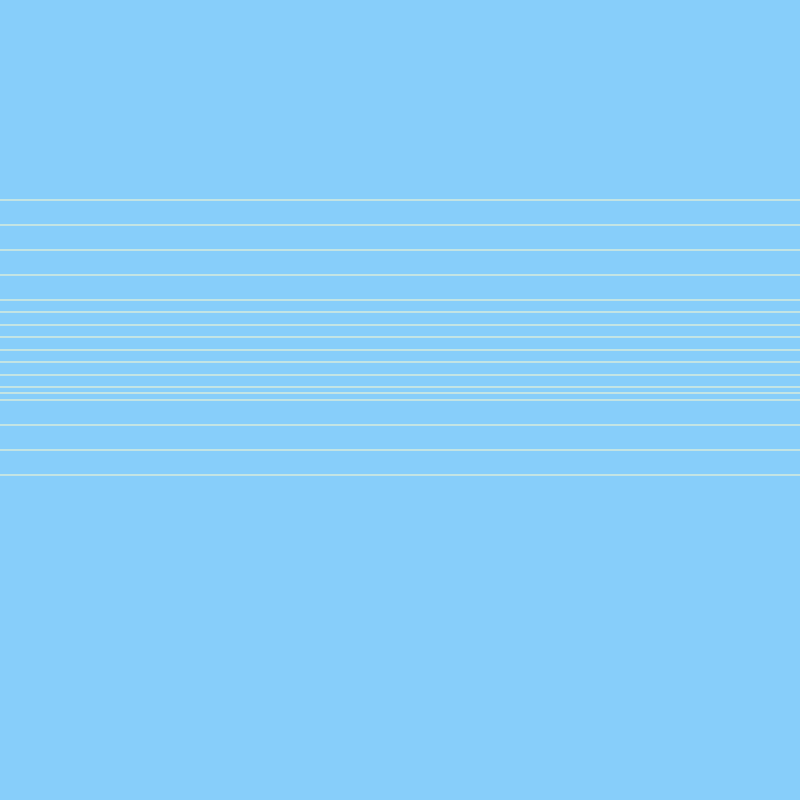
Frame 1 (no input)
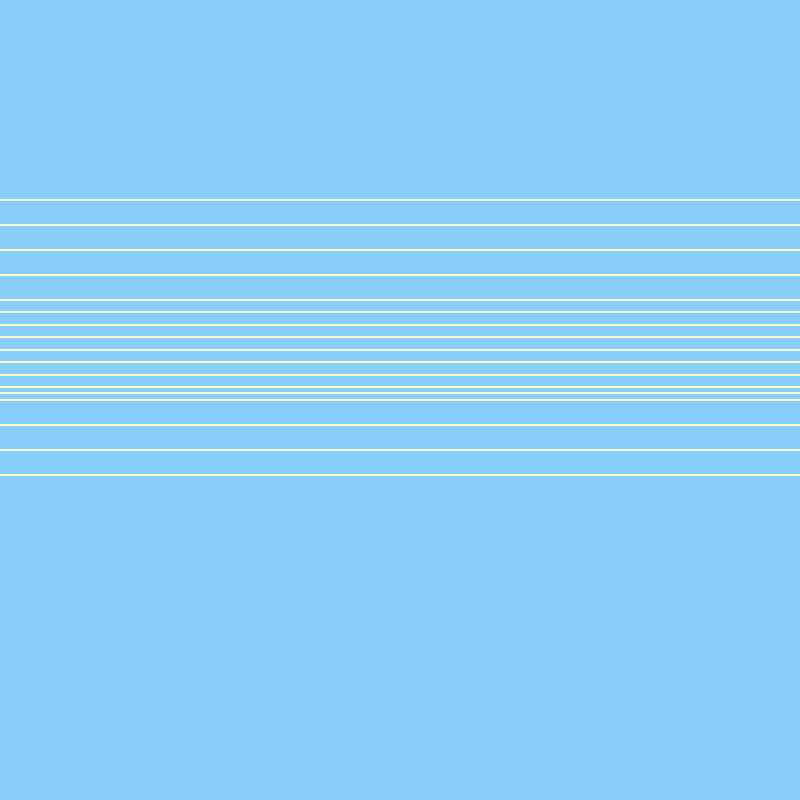
Frame 60 (no input)
Frame 120 (the mouse pressed at the canvas centre since frame 60): identical to frame 60, image omitted

The p5.js sketch that drew these frames (run headless with seeded random() and noise() and a simulated clock; from frame 60 on, the mouse is pressed at the canvas centre):

// p5.js sketch
// ── sketch.js
// student juried show

// minimalist code artwork 2

function setup() {

createCanvas(800,800);
background(135,206,250);
}

function draw() {
// line 1
  stroke(255,250,205);
  line(0,200,800,200);
// line 2;
stroke(255,250,205);
line(0,225,800,225);
// line 3
  stroke(255,250,205);
  line(0,250,800,250);
// line 4
stroke(255,250,205);
line(0,275,800,275);
// line 5
stroke(255,250,205);
line(0,300,800,300);
// line 6
stroke(255,250,205);
line(0,312,800,312);
// line 7
stroke(255,250,205);
line(0,325,800,325);
// line 8
stroke(255,250,205);
line(0,337,800,337);
// line 9
stroke(255,250,205);
line(0,350,800,350);
// line 10
stroke(255,250,205);
line(0,362,800,362);
// line 11
stroke(255,250,205);
line(0,375,800,375);
// line 12
stroke(255,250,205);
line(0,387,800,387);
// line 13
stroke(255,250,205);
line(0,393,800,393);
// line 14
stroke(255,250,205);
line(0,400,800,400);
// line 15
stroke(255,250,205);
line(0,425,800,425);
// line 16
stroke(255,250,205);
line(0,450,800,450);
// line 17
stroke(255,250,205);
line(0,475,800,475);
}
